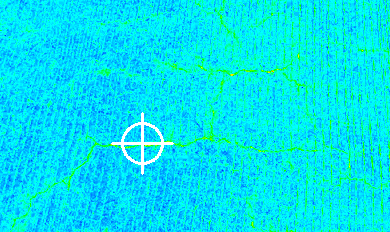
#> input picture PS2/achulawa-ps2-files/ps2-images/cracks-color.png, 390 x 232 px
$ jupyter execute Untitled.ipynb
#> lines starting #> are read from the running program, lines starting #| are printed output that depends on the picture
#> the answer given: achulawa-ps2-files/ps2-images/cracks-color.png
#> further down, img is the input picture: shape (232, 390, 3); mean B, G, R 237.3, 228, 2.3
[cell 1]
#September 19th, 2022
#Aman Chulawala

from matplotlib import pyplot as plt
import cv2 as cv
import numpy as np

[cell 2]
def color2gray(img):
    gray = cv.cvtColor(img, cv.COLOR_BGR2GRAY)
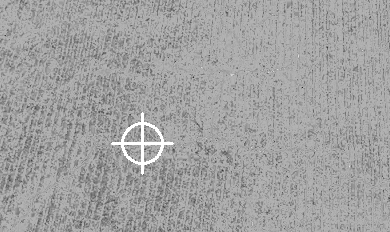
#> gray: shape (232, 390); min 29, max 255, mean 161.6
    hist_gen(gray)
#> in hist_gen, `hist_data = cv.calcHist(img, [0], None, [histSize], histRange, accumul..`: hist_data = 256 values, max 50 at index 179, min 0 at index 0, mean 1.52
    return gray


def lookup_gen():
    lookup = np.empty((3,256), dtype = 'uint8')
    #Generating Blue channel
    lookup[0,0:64] = 255
    lookup[0, 128:] = 0
    lookup[0, 64:128] = np.linspace(255,0,num = 64)
    #Generating Green Channel
    lookup[1,0:64] = np.linspace(0,255,num = 64)
    lookup[1,64:192] = 255
    lookup[1, 192:] = np.linspace(255,0, num = 64)
    #Generating Red Channel
    lookup[2, 0:128] = 0
    lookup[2, 128:192] = np.linspace(0,255, num = 64)
    lookup[2, 192:] = 255
    #Plotting lookuptable
    plt.figure(2)
    plt.plot(np.linspace(0,255, num = 256), lookup[0,:], label = "Blue", color = 'blue')
    plt.plot(np.linspace(0,255, num = 256), lookup[1,:], label = "Green", color = 'green')
    plt.plot(np.linspace(0,255, num = 256), lookup[2,:], label = "Red", color = 'red')
    plt.legend()
    plt.show()
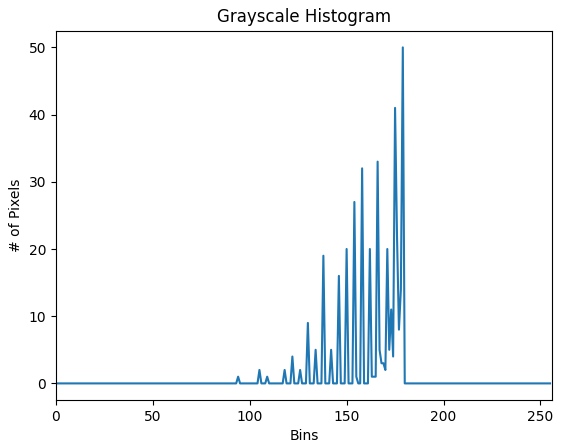
#> figure drawn by matplotlib, 1 panel; curve peaks at x = 179, y = 50
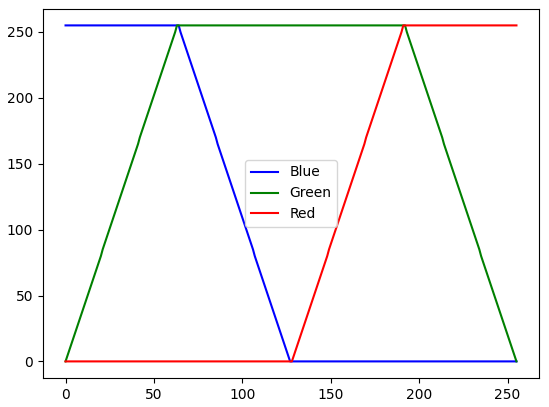
#> figure drawn by matplotlib, 1 panel; curve peaks at x = 0, y = 255; curve peaks at x = 63, y = 255; curve peaks at x = 191, y = 255
    return lookup


def hist_gen(img):
    histSize = 256
    histRange = (0, 256)
    hist_data = cv.calcHist(img, [0], None, [histSize], histRange, accumulate=False)
    plt.figure(1)
    plt.title("Grayscale Histogram")
    plt.xlabel("Bins")
    plt.ylabel("# of Pixels")
    plt.plot(hist_data)
    plt.xlim([0, 256])


def convert(img, lookup):
    b_channel = [[lookup[0,img[i,j]] for j in range(0,len(img[0]))] for i in range(0,len(img))]
    g_channel = [[lookup[1,img[i,j]] for j in range(0,len(img[0]))] for i in range(0,len(img))]
    r_channel = [[lookup[2,img[i,j]] for j in range(0,len(img[0]))] for i in range(0,len(img))]
    pseudocolored = cv.merge(np.array([r_channel, g_channel, b_channel]))
    return pseudocolored


def main(img):
    gray = color2gray(img)
    lookup = lookup_gen()
    equalized_gray = cv.equalizeHist(gray)
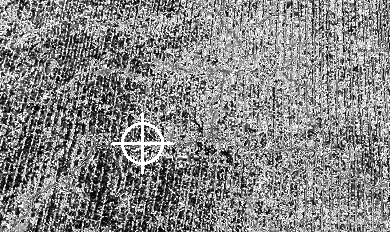
#> equalized_gray: shape (232, 390); min 0, max 255, mean 134.2
    #Delete
    histSize = 256
    histRange = (0, 256)
    hist_data = cv.calcHist(equalized_gray, [0], None, [histSize], histRange, accumulate=False)
#> hist_data = 256 values, max 50 at index 253, min 0 at index 0, mean 1.52
    plt.figure(3)
    plt.title("Grayscale Histogram")
    plt.xlabel("Bins")
    plt.ylabel("# of Pixels")
    plt.plot(hist_data)
    plt.xlim([0, 256])

    plt.figure(4)
    plt.imshow(equalized_gray, cmap = plt.cm.gray)
    plt.show()
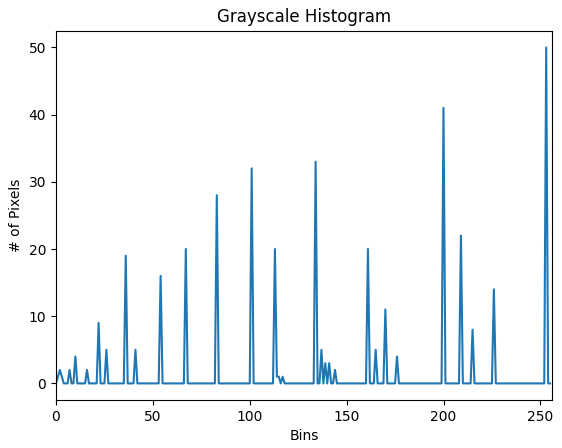
#> figure drawn by matplotlib, 1 panel; curve peaks at x = 253, y = 50
    #Delete
    pseudocolored = convert(equalized_gray, lookup)
#> in convert, `b_channel = [[lookup[0,img[i,j]] for j in range(0,len(img[0]))] for i ..`: b_channel = 232 items
#> in convert, `pseudocolored = cv.merge(np.array([r_channel, g_channel, b_channel]))`:
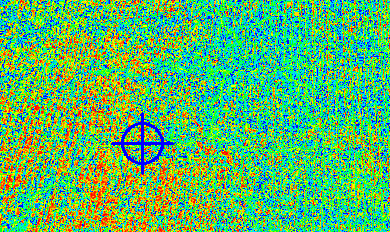
#> pseudocolored: shape (232, 390, 3); mean of channels 0, 1, 2 101.8, 185.3, 88.9; drawn as B, G, R
    return pseudocolored

[cell 3]
fname = input("Enter Filename: ")
img = cv.imread(fname)
final = main(img)
plt.figure(5)
plt.imshow(final)
plt.show()
name = fname.split('.')
n_name = name[0]+'-color.'+name[1]
cv.imwrite(n_name, final)
#> Out = True

#cv.imshow('Window',img)
#cv.waitKey(5000)
#cv.destroyAllWindows()
